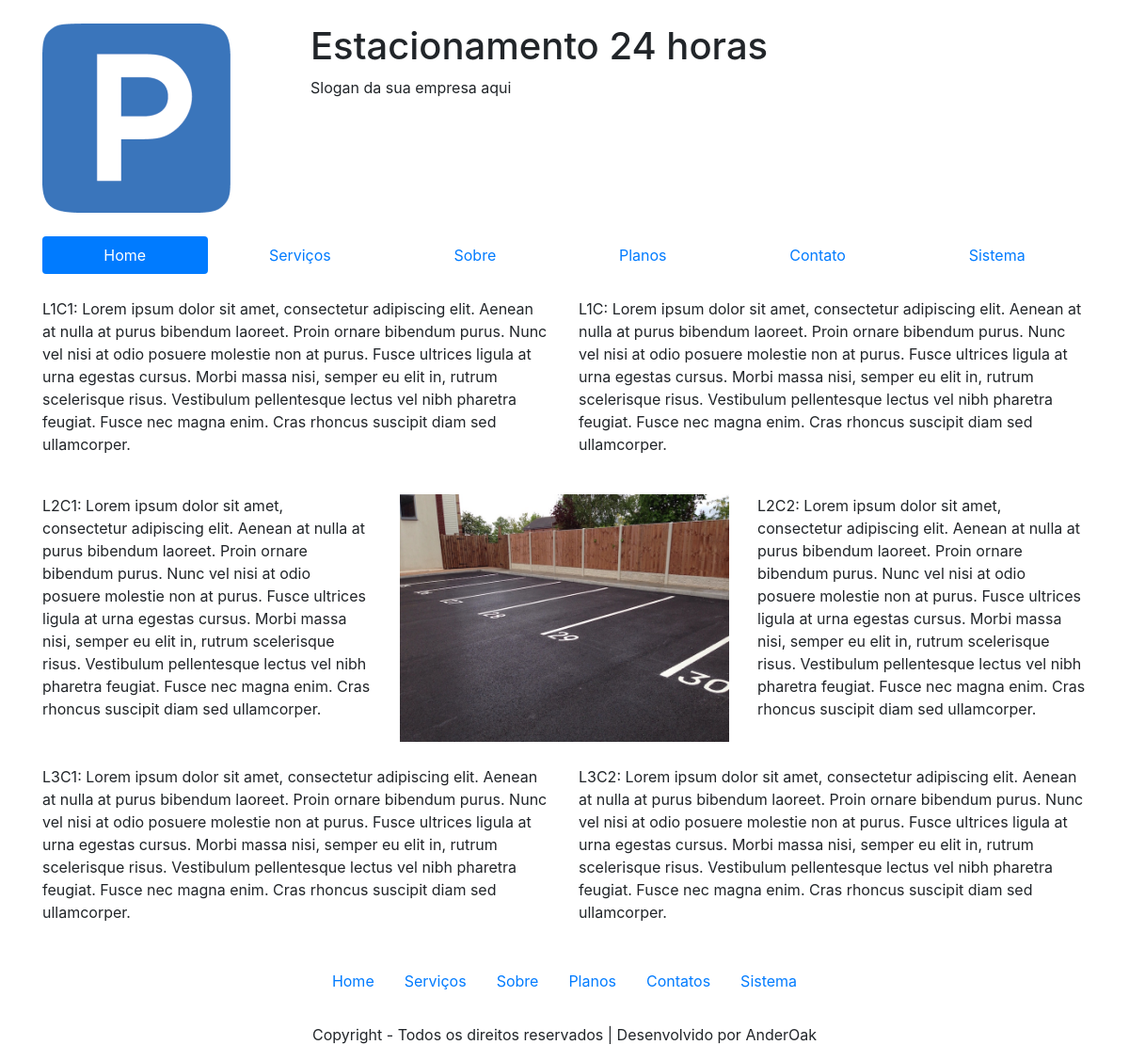
The page / on the database its author committed.
### website/models.py (models this page shows, shortened)
class HomePage(models.Model):
    linha1coluna1 = models.TextField(max_length=1000)
    linha1coluna2 = models.TextField(max_length=1000)
    linha2coluna1 = models.TextField(max_length=1000)
    linha2coluna2 = models.TextField(max_length=1000)
    linha3coluna1 = models.TextField(max_length=1000)
    linha3coluna2 = models.TextField(max_length=1000)

### website/views.py (the view)
# urls.py: path('', home, name='home'),
def home(request):
    data = HomePage.objects.get(id=1)
    return render(request, 'website/index.html', {
        'linha1coluna1': data.linha1coluna1,
        'linha1coluna2': data.linha1coluna2,
        'linha2coluna1': data.linha2coluna1,
        'linha2coluna2': data.linha2coluna2,
        'linha3coluna1': data.linha3coluna1,
        'linha3coluna2': data.linha3coluna2
        })

### website/templates/website/index.html
{% extends 'website/base.html' %}
{% load static %}
{% block main %}
    <div class="row row-space">
        <div class="col-6">
            <p>{{ linha1coluna1 }}</p>
        </div>
        <div class="col-6">
            <p>{{ linha1coluna2 }}</p>
        </div>
    </div>
    <div class="row row-space">
        <div class="col-4">
            <p>{{ linha2coluna1 }}</p>
        </div>
        <div class="col-4">
            <img src="{% static 'img/parking_pic.jpg' %}" class="img-fluid" alt="Estacionamento 24 horas">
        </div>
        <div class="col-4">
            <p>{{ linha2coluna2}}</p>
        </div>
    </div>
    <div class="row row-space">
        <div class="col-6">
            <p>{{ linha3coluna1 }}</p>
        </div>
        <div class="col-6">
            <p>{{ linha3coluna2}}</p>
        </div>
    </div>
{% endblock %}

### website/static/css/style.css (style rules this page uses)
.row-space { margin-top: 25px; }

### rows shown on the page
HomePage: linha1coluna1 "L1C1: Lorem ipsum dolor sit amet, consectetur adipiscing elit. Aenean at nulla at purus bibendum laoreet. Proin ornare bibendum purus. Nunc vel nisi at odio posuere molestie non at purus. Fusce ultrices ligula at urna egestas cursus. Morbi massa nisi, semper eu elit in, rutrum scelerisque risus. Vestibulum pellentesque lectus vel nibh pharetra feugiat. Fusce nec magna enim. Cras rhoncus suscipit diam sed ullamcorper.", linha1coluna2 "L1C: Lorem ipsum dolor sit amet, consectetur adipiscing elit. Aenean at nulla at purus bibendum laoreet. Proin ornare bibendum purus. Nunc vel nisi at odio posuere molestie non at purus. Fusce ultrices ligula at urna egestas cursus. Morbi massa nisi, semper eu elit in, rutrum scelerisque risus. Vestibulum pellentesque lectus vel nibh pharetra feugiat. Fusce nec magna enim. Cras rhoncus suscipit diam sed ullamcorper.", linha2coluna1 "L2C1: Lorem ipsum dolor sit amet, consectetur adipiscing elit. Aenean at nulla at purus bibendum laoreet. Proin ornare bibendum purus. Nunc vel nisi at odio posuere molestie non at purus. Fusce ultrices ligula at urna egestas cursus. Morbi massa nisi, semper eu elit in, rutrum scelerisque risus. Vestibulum pellentesque lectus vel nibh pharetra feugiat. Fusce nec magna enim. Cras rhoncus suscipit diam sed ullamcorper.", linha2coluna2 "L2C2: Lorem ipsum dolor sit amet, consectetur adipiscing elit. Aenean at nulla at purus bibendum laoreet. Proin ornare bibendum purus. Nunc vel nisi at odio posuere molestie non at purus. Fusce ultrices ligula at urna egestas cursus. Morbi massa nisi, semper eu elit in, rutrum scelerisque risus. Vestibulum pellentesque lectus vel nibh pharetra feugiat. Fusce nec magna enim. Cras rhoncus suscipit diam sed ullamcorper.", linha3coluna1 "L3C1: Lorem ipsum dolor sit amet, consectetur adipiscing elit. Aenean at nulla at purus bibendum laoreet. Proin ornare bibendum purus. Nunc vel nisi at odio posuere molestie non at purus. Fusce ultrices ligula at urna egestas cursus. Morbi massa nisi, semper eu elit in, rutrum scelerisque risus. Vestibulum pellentesque lectus vel nibh pharetra feugiat. Fusce nec magna enim. Cras rhoncus suscipit diam sed ullamcorper.", linha3coluna2 "L3C2: Lorem ipsum dolor sit amet, consectetur adipiscing elit. Aenean at nulla at purus bibendum laoreet. Proin ornare bibendum purus. Nunc vel nisi at odio posuere molestie non at purus. Fusce ultrices ligula at urna egestas cursus. Morbi massa nisi, semper eu elit in, rutrum scelerisque risus. Vestibulum pellentesque lectus vel nibh pharetra feugiat. Fusce nec magna enim. Cras rhoncus suscipit diam sed ullamcorper."
